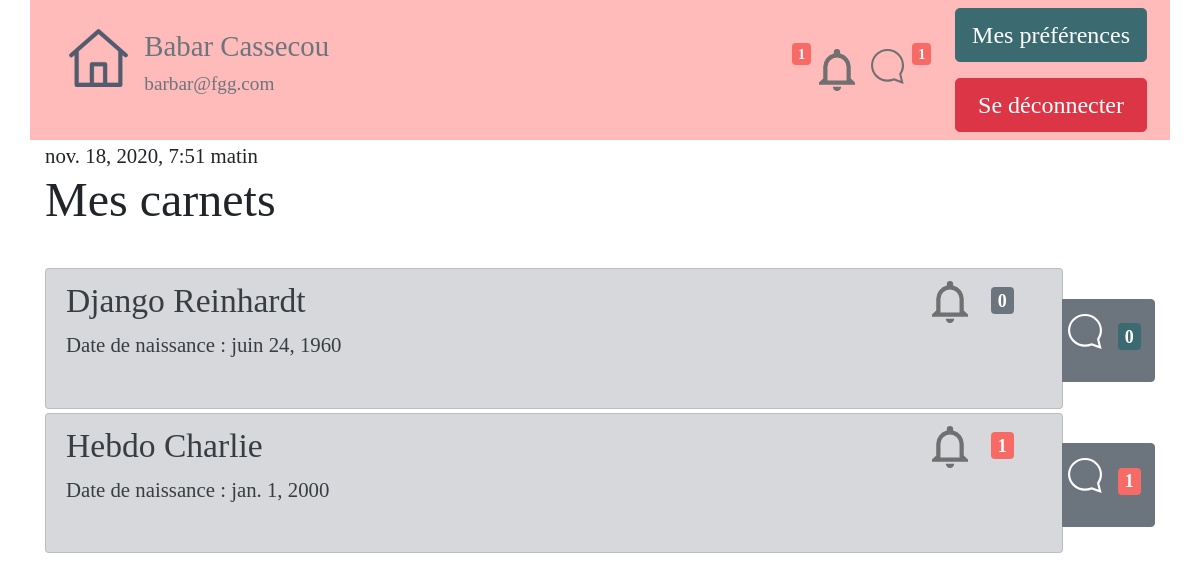
/tablecom/Carnets (signed in), run on an earlier commit of the app's database.
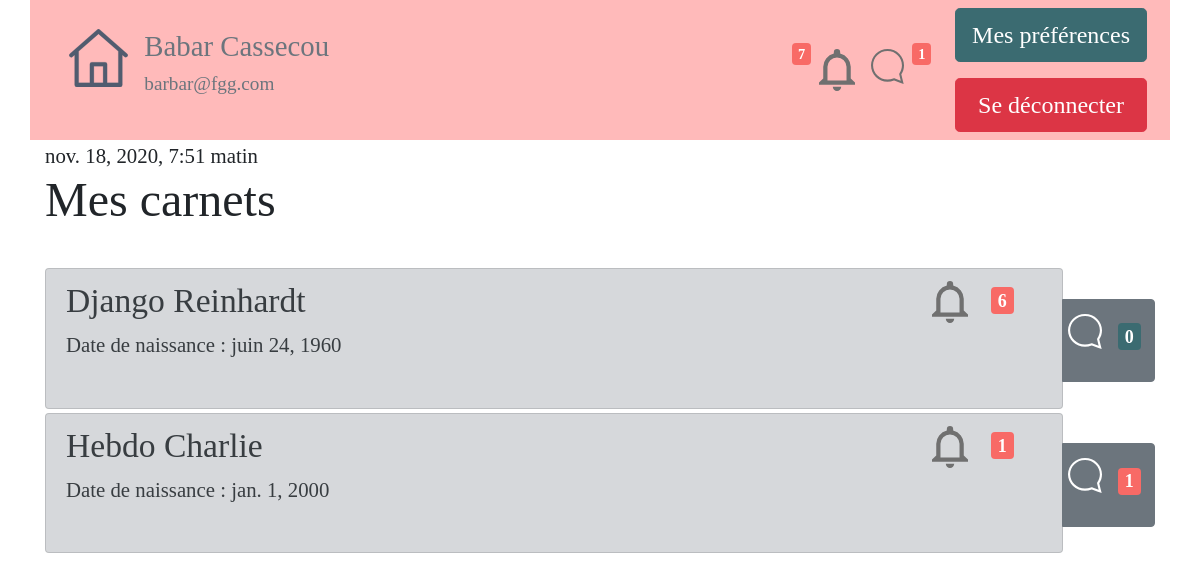
And on a later commit of the database.
### tablecom/models.py (models this page shows)
class ChildSNotebook(models.Model): #name of table that contain differents "carnets" for each child
    active=models.BooleanField(default=True)
    name = models.CharField(max_length=80, verbose_name="Nom")
    forename = models.CharField(max_length=80, verbose_name="Prénom")
    date_of_birth = models.DateField(verbose_name="Date de naissance")
    id_RespLeg = models.CharField(max_length=20,verbose_name="Id responsables legaux", default="")  # id of childs attached to LR
    num_ident=models.CharField( verbose_name="Identifiant sécurité sociale",max_length=20)
    id_prof_auth=models.TextField(max_length=1200, verbose_name="Id Professionnels Rattachés")
    articles_id=models.TextField(max_length=2500, verbose_name="Id des articles rattachés", default="")
    class Meta:
        verbose_name = "Carnet Enfant"
        ordering = ['date_of_birth']
    def __str__(self):
        return self.name

### tablecom/views.py (the view)
# urls.py: path('Carnets',views.ChildSNotebookListVisu, name="ChildSNotebookListVisu"),
def ChildSNotebookListVisu(request):
    CarrierList=GlobalCarrier(request)#will carry all necessary variables (for notification, ...)
    CheckNCreateNotifField(request) # will call the creation of notification entry if dont exist
    datetrans = datetime.now()
    ChildSNBsInput=list(ChildSNotebook.objects.all())
    ChildSNBs=[]
    for CSNB in ChildSNBsInput:
        pkAct=CSNB.pk
        if request.user.has_perm("tablecom.CSNB{0}_access".format(pkAct)):
            CSNB.notif_fil=notif_fil_by_CNB(request, pkAct)
            CSNB.notif_message=notif_message_by_CNB(request, pkAct)
            ChildSNBs.append(CSNB)
        else:
            True
    print(ChildSNBs)
    return render(request, 'tablecom/ChildSNotebookListVisu.html', {'liste_carnets': ChildSNBs,'date':datetrans, 'CarrierList':CarrierList})

### notifications/modules_complementaires.py (called while the page is built)
def CheckNCreateNotifField(request):  # will check if a "notification" entry exist for this user, if not create
    try:
        entreeNotifIdUser = Notifications.objects.get(user_id=request.user.pk)  # will catch the userspecific line
    except:
        try:
            Notifications.objects.create(user_id=request.user.pk)
        except:
            print("User non connecté_ pas de création de ligne")
    return

def CheckNCreateNotifFieldForIdCorrespondant(request,id_correspondant):  # will check if a "notification" entry exist for this user, if not create
    try:
        entreeNotifIdUser = Notifications.objects.get(user_id=id_correspondant)  # will catch the userspecific line
    except:
        try:
            Notifications.objects.create(user_id=id_correspondant)
            entreeNotifIdUser = Notifications.objects.get(user_id=id_correspondant)
        except:
            print("Problème de création de l'entrée des notifications")
    return entreeNotifIdUser

### tablecom/templates/tablecom/ChildSNotebookListVisu.html (shortened to what this page needs)
<!DOCTYPE html>
{% extends "tablecom/base.html" %}
{% load static %}
{% block content %}
 <div class="container">
{{ date }}
<h1>Mes carnets</h1><br>
<div class="list-group">
{% for carnet in liste_carnets %}
<div class="btn-group align-items-center" role="group">
        <a href="{% url 'ChildSNotebookVisu' carnet.id %}" class="list-group-item list-group-item-action list-group-item-secondary rounded pb-0 mb-1">
            <div class="row mr-2 ">
                <div class="col-8">
                    <h3>{{ carnet.name }} {{ carnet.forename }}</h3>
                    <p> Date de naissance : {{carnet.date_of_birth}} </p>
                </div>
                <div class="col-4 ">
                          <div class="row justify-content-end ">
                              <div class="col-2">
                                  <img src="{% static 'images/notif_fil_general.svg' %}" class="img">
                              </div>
                              <div class="col-2 m-1">
                                  {% if carnet.notif_fil == "0" %}
                                  <h5><span class="badge badge-secondary">{{carnet.notif_fil}}</span></h5>
                                  {% else %}
                                  <h5><span class="badge badge-primary">{{carnet.notif_fil}}</span></h5>
                                  {% endif %}
                              </div>
                          </div>
                </div>
            </div>
                <br>
        </a>
    <a href="{% url 'Message_Contact_List' carnet.id %}" class="btn btn-secondary">
                        <div class="row ">
                                <div class="col p-2  "><img src="{% static 'images/notif_mess_perso_white.svg' %}" class="img"></div>
                                {% if carnet.notif_message != 0 %}
                                <div class="col  pb-3 pt-3">  <h5><span class="badge badge-primary">{{carnet.notif_message}}</span></h5></div>
                                {% else %}
                                <div class="col pb-3 pt-3 ">  <h5><span class="badge badge-info">{{carnet.notif_message}}</span></h5></div>
                                {% endif %}
                        </div>
    </a>
</div>
{% empty %}
    <p>Aucun carnet.</p>
        {% endfor %}</div></div>
{% endblock %}

### tablecom/templates/tablecom/base.html (shortened to what this page needs)
<!DOCTYPE html>
    {% load static %}
    {% block head %}
        <html lang="fr">
        <head>
        <link rel="stylesheet" href="/static/style/bootstrapExportTheme/bootstrap.min.css" >
        <link rel="stylesheet" type="text/css" href="https://cdn.jsdelivr.net/npm/cookieconsent@3/build/cookieconsent.min.css" />
            <link rel="stylesheet" href="/static/style/stylefont.css" />
        </head>
    {% endblock %}
<body>
    <nav>
       {% block nav %}
            {% if user.is_authenticated %}
<div class="container" style="background:#ffbaba !important;">
    <div class="d-flex flex-wrap align-items-center">
          <div class="mr-auto p-3 ">
            <div class="d-flex justify-content-start">
                <div class="p-2"><a href="{% url 'accueil' %}"><img src="/static/images/home.svg" class="img-fluid"></a></div>
                <div class="p-2"><h4 class="text-secondary">{{ user.first_name }} {{ user.last_name }}</h4><h6 class="text-secondary"><p>{{ user.email }}</p></h6></div>
            </div>
          </div>
          <div class="p-3 ">
            <div class="d-flex">
                {% if CarrierList.1 == 0 %}
                <h6><span class="badge badge-secondary">{{ CarrierList.1 }}</span></h6>
                {% else %}
                <h6><span class="badge badge-primary">{{ CarrierList.1 }}</span></h6>
                {% endif %}
                <a href="{% url 'accueil' %}"><img src="{% static 'images/notif_fil_general.svg' %}" class="img-fluid p-2"></a>
                 <a href="{% url 'accueil' %}"><img src="{% static 'images/notif_mess_perso.svg' %}" class="img-fluid p-2"></a>
                {% if CarrierList.0 == 0 %}
                <h6><span class="badge badge-secondary">{{ CarrierList.0 }} </span></h6>
                {% else %}
                <h6><span class="badge badge-primary">{{ CarrierList.0 }}</span></h6>
                {% endif %}
            </div>
          </div>
          <div class="p- ">
            <div class="d-flex flex-column">
              <div class="p-2"><a href="{% url 'MyProfile' %}"><button type="button" class="btn btn-info btn-lg">Mes préférences</button></a></div>
              <div class="p-2"><a href="{% url 'deconnexion' %}"><button type="button" class="btn btn-danger btn-block btn-lg">Se déconnecter</button></a></div>
            </div>
          </div>
    </div>
</div>
            {% else %}
        <div class="container">
        </div>
            {% endif %}
       {% endblock %}
   </nav>
    {% block content %}Contenu à introduire{% endblock %}
</body>
</html>

What changed in the data, as far as the page shows it:
changed ChildSNotebook "Django": notif_fil "0" → "6"
Also different on the page:
{{ CarrierList.1 }}: "1" → "7"
